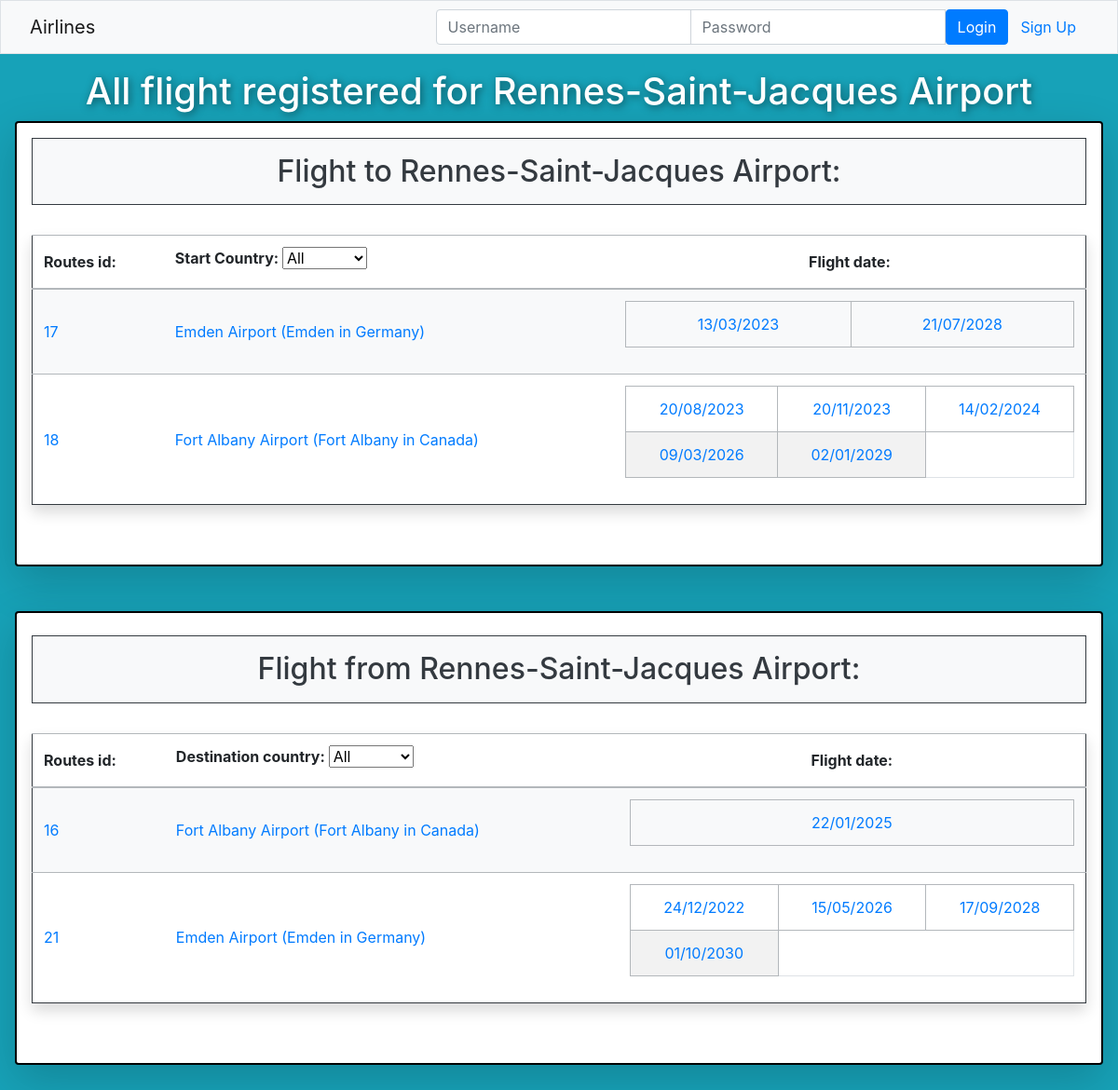
The page /airline/airport/1415 on the database its author committed.
### airline/models.py (models this page shows, shortened)
class Airport(models.Model):
    airport_id = models.IntegerField(primary_key=True)
    name = models.CharField(max_length=100)
    city = models.CharField(max_length=100)
    country = models.CharField(max_length=100)
    latitude = models.FloatField()
    longitude = models.FloatField()
    departures = models.ManyToManyField('Flight', related_name='departure_airports', blank=True)
    arrivals = models.ManyToManyField('Flight', related_name='arrival_airports', blank=True)
    def __str__(self):
        return f"{self.name}"

class Route(models.Model):
    start = models.ForeignKey(Airport, on_delete=models.CASCADE, related_name='departure_routes')
    destination = models.ForeignKey(Airport, on_delete=models.CASCADE, related_name='arrival_routes')
    flights = models.ManyToManyField(Flight, related_name='routes')
    def __str__(self):
        return f"{self.id}"

class Flight(models.Model):
    start = models.ForeignKey(Airport, on_delete=models.CASCADE, related_name='departure_flights')
    destination = models.ForeignKey(Airport, on_delete=models.CASCADE, related_name='arrival_flights')
    date = models.DateTimeField()
    passengers = models.ManyToManyField('Passager', related_name='flight_passager', blank=True)

### airline/views.py (the view)
# urls.py: path('airport/<int:airport_id>', views.airport, name='airport'),
def airport(request, airport_id):
    airport = get_object_or_404(Airport, pk=airport_id)
    map = folium.Map(location=[airport.latitude, airport.longitude], zoom_start=10, height=250)
    folium.Marker(location=[airport.latitude, airport.longitude], popup=airport.name).add_to(map)
    context = {'airport': airport, 'map': map._repr_html_(), 'countries':set(Airport.objects.values_list('country', flat=True)),}
    return render(request, template_name='airline/airport.html', context=context)

### airline/templates/airline/airport.html (shortened to what this page needs)
{% extends "airline/index.html" %}
{% block content %}
<div class="p-3 bg-info text-white text-center" style="position: absolute;  width: 100%;">
    <h1 class="text-shadow" style="text-shadow: 0.1rem 0.1rem 0.5rem rgba(0, 0, 0, 0.5)">
        All flight registered for {{airport}}
    </h1>
    <div style="border-width: 2px; border-style: solid; border-color: black; overflow-x: auto;" class="shadow-lg p-3 mb-5 bg-white rounded">
        <table id="route_table1" style="overflow-x: auto;" class="table table-striped table-secondary border border-dark shadow p-3 mb-5 bg-white rounded">
            <thead>
                <h2 class="p-3 mt-0 bg-light text-dark text-center border border-dark">Flight to {{airport}}:</h2>
                <tr class="text-left">
                    <th>Routes id: </th>
                    <th><label for="start2">Start Country: </label>
                        {% if countries|length > 5 %}
                            <input type="text" id="start2" placeholder="Search start country...">
                        {% else %}
                        <select id="start2">
                        <option value="">All</option>
                        </select>
                        {% endif %}
                    </th>
                    <th class="text-center">Flight date: </th>
                </tr>
            </thead>
            <tbody id="route-table-body">
                {% if airport.arrival_routes.all %}
                    {% for route in airport.arrival_routes.all|dictsort:"id" %}
                        <tr class="text-left" data-start2="{{route.start.country}}" data-destination2="{{route.destination.country}}" data-date="#">
                            <td><a href="/airline/routes/{{route}}">{{ route }}</a></td>
                            <td>
                                {% with start=route.flights.first %}
                                    <a href="{{start.start.airport_id}}">{{ start.start}} ({{start.start.city}} in {{start.start.country}})</a>
                                {% endwith %}
                            </td>
                            <td>
                                <table id="flight_date" class="table table-bordered align-middle">
                                    <tr>
                                        {% for flight in route.flights.all|dictsort:"date" %}
                                            {% if forloop.counter <= 5 %}
                                                {% if forloop.counter0|divisibleby:3 %}
                                                    </tr><tr>
                                                {% endif %}
                                                <td class="align-middle text-center"><a href=/airline/flight/{{flight.id}}>{{ flight.date|date:"d/m/Y" }}</a></td>
                                            {% elif forloop.counter == 6 %}
                                                <td colspan="3" class="align-middle text-center"><a href=/airline/routes/{{route.id}}>and {{ route.flights.all|length|add:-5 }} more...</a></td>
                                            {% endif %}
                                        {% endfor %}
                                    </tr>
                                </table>
                            </td>
                        </tr>
                    {% endfor %}
                {% else %}
                    <tr><td>No flight to this airport</td></tr>
                {% endif %}
            </tbody>
        </table>
    </div>
    <div style="border-width: 2px; border-style: solid; border-color: black; overflow-x: auto;" class="shadow-lg p-3 mb-5 bg-white rounded">
        <table id ="route-table2" class="table table-striped table-secondary border border-dark shadow p-3 mb-5 bg-white rounded">
            <thead>
                <h2 class="p-3 mt-2 bg-light text-dark border border-dark ">Flight from {{airport}}:</h2>
                <tr class="text-left">
                    <th>Routes id: </th>
                    <th><label for="destination1">Destination country: </label>
                        {% if countries|length > 5 %}
                            <input type="text" id="destination1" placeholder="Search start country...">
                        {% else %}
                        <select id="destination1">
                        <option value="">All</option>
                        </select>
                        {% endif %}
                    </th>
                    <th class="text-center">Flight date: </th>
                </tr>
            </thead>
            <tbody id="route-table-body1">
                {% if airport.departure_routes.all %}
                    {% for route in airport.departure_routes.all|dictsort:"id" %}
                    <tr class="text-left" data-start1="{{route.start.country}}" data-destination1="{{route.destination.country}}" data-date1="#">
                        <td><a href="/airline/routes/{{route}}">{{ route }}</a></td>
                        <td>
                            {% with destination=route.flights.first %}
                            <a href="{{destination.destination.airport_id}}">{{ destination.destination}} ({{destination.destination.city}} in {{destination.destination.country}})</a>
                            {% endwith %}
                        </td>
                        <td>
                            <table id="flight_date1" class="table table-bordered align-middle">
                                <tr>
                                    {% for flight in route.flights.all|dictsort:"date" %}
                                        {% if forloop.counter <= 5 %}
                                            {% if forloop.counter0|divisibleby:3 %}</tr><tr>{% endif %}
                                            <td class="align-middle text-center"><a href=/airline/flight/{{flight.id}}>{{ flight.date|date:"d/m/Y" }}</a></td>
                                        {% elif forloop.counter == 6 %}
                                            <td colspan="3" class="align-middle text-center"><a href=/airline/routes/{{route.id}}>and {{ route.flights.all|length|add:-5 }} more...</a></td>
                                        {% endif %}
                                    {% endfor %}
                                </tr>
                            </table>
                        </td>
                    </tr>
                    {% endfor %}
                {% else %}
                    <tr><td>No flight from this airport</td></tr>
                {% endif %}
            </tbody>
        </table>
    </div>
</div>
{% endblock %}

### airline/templates/airline/index.html (style rules this page uses)
th, td { vertical-align: middle !important; }

### rows shown on the page
Airport: name "Rennes-Saint-Jacques Airport"
Route: id "17", flights.first.start "Emden Airport", flights.first.start.city "Emden", flights.first.start.country "Germany"
Flight: date "13/03/2023"
Flight: date "21/07/2028"
Route: id "18", flights.first.start "Fort Albany Airport", flights.first.start.city "Fort Albany", flights.first.start.country "Canada"
Flight: date "20/08/2023"
Flight: date "20/11/2023"
Flight: date "14/02/2024"
Flight: date "09/03/2026"
Flight: date "02/01/2029"
Route: id "16", flights.first.destination "Fort Albany Airport", flights.first.destination.city "Fort Albany", flights.first.destination.country "Canada"
Flight: date "22/01/2025"
Route: id "21", flights.first.destination "Emden Airport", flights.first.destination.city "Emden", flights.first.destination.country "Germany"
Flight: date "24/12/2022"
Flight: date "15/05/2026"
Flight: date "17/09/2028"
Flight: date "01/10/2030"
